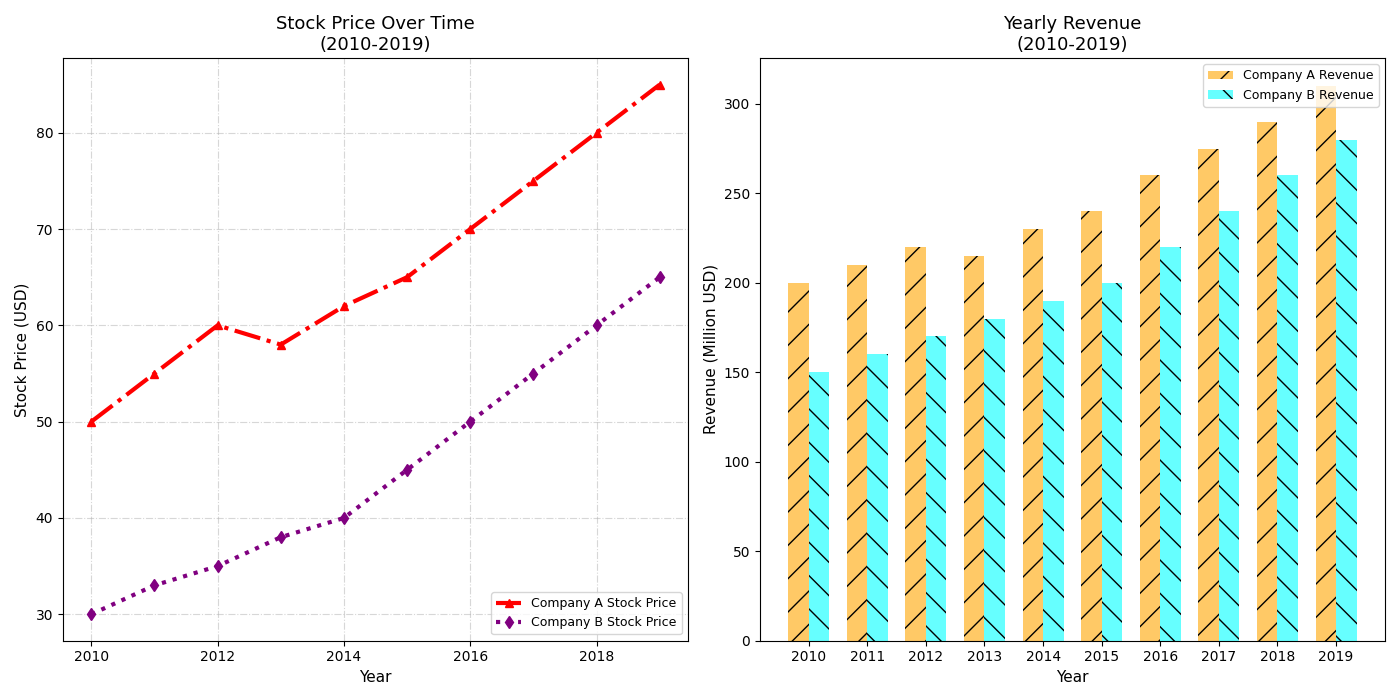

The script that drew this image:
import matplotlib.pyplot as plt
import numpy as np

years = np.arange(2010, 2020)

# Stock prices over 10 years
company_a_stock = [50, 55, 60, 58, 62, 65, 70, 75, 80, 85]
company_b_stock = [30, 33, 35, 38, 40, 45, 50, 55, 60, 65]

# Annual revenue (in millions) over 10 years
company_a_revenue = [200, 210, 220, 215, 230, 240, 260, 275, 290, 310]
company_b_revenue = [150, 160, 170, 180, 190, 200, 220, 240, 260, 280]

fig, (ax1, ax2) = plt.subplots(1, 2, figsize=(14, 7))

# Plot stock prices on the first subplot with altered styles
ax1.plot(years, company_a_stock, label='Company A Stock Price', color='red', marker='^', linestyle='-.', linewidth=3)
ax1.plot(years, company_b_stock, label='Company B Stock Price', color='purple', marker='d', linestyle=':', linewidth=3)

# Modified title and labels for the first subplot
ax1.set_title('Stock Price Over Time\n(2010-2019)', fontsize=13, fontweight='normal')
ax1.set_xlabel('Year', fontsize=11)
ax1.set_ylabel('Stock Price (USD)', fontsize=11)
ax1.legend(loc='lower right', fontsize=9)
ax1.grid(True, linestyle='-.', alpha=0.5)

# Plot revenue in the second subplot with altered styles
bar_width = 0.35
bar_positions1 = np.arange(len(company_a_revenue))
bar_positions2 = bar_positions1 + bar_width

ax2.bar(bar_positions1, company_a_revenue, width=bar_width, color='orange', alpha=0.6, hatch='/', label='Company A Revenue')
ax2.bar(bar_positions2, company_b_revenue, width=bar_width, color='cyan', alpha=0.6, hatch='\\', label='Company B Revenue')

# Modified title and labels for the second subplot
ax2.set_title('Yearly Revenue\n(2010-2019)', fontsize=13, fontweight='normal')
ax2.set_xlabel('Year', fontsize=11)
ax2.set_ylabel('Revenue (Million USD)', fontsize=11)
ax2.set_xticks(bar_positions1 + bar_width / 2)
ax2.set_xticklabels(years)
ax2.legend(loc='upper right', fontsize=9)
ax2.grid(False)

plt.tight_layout()
plt.show()
